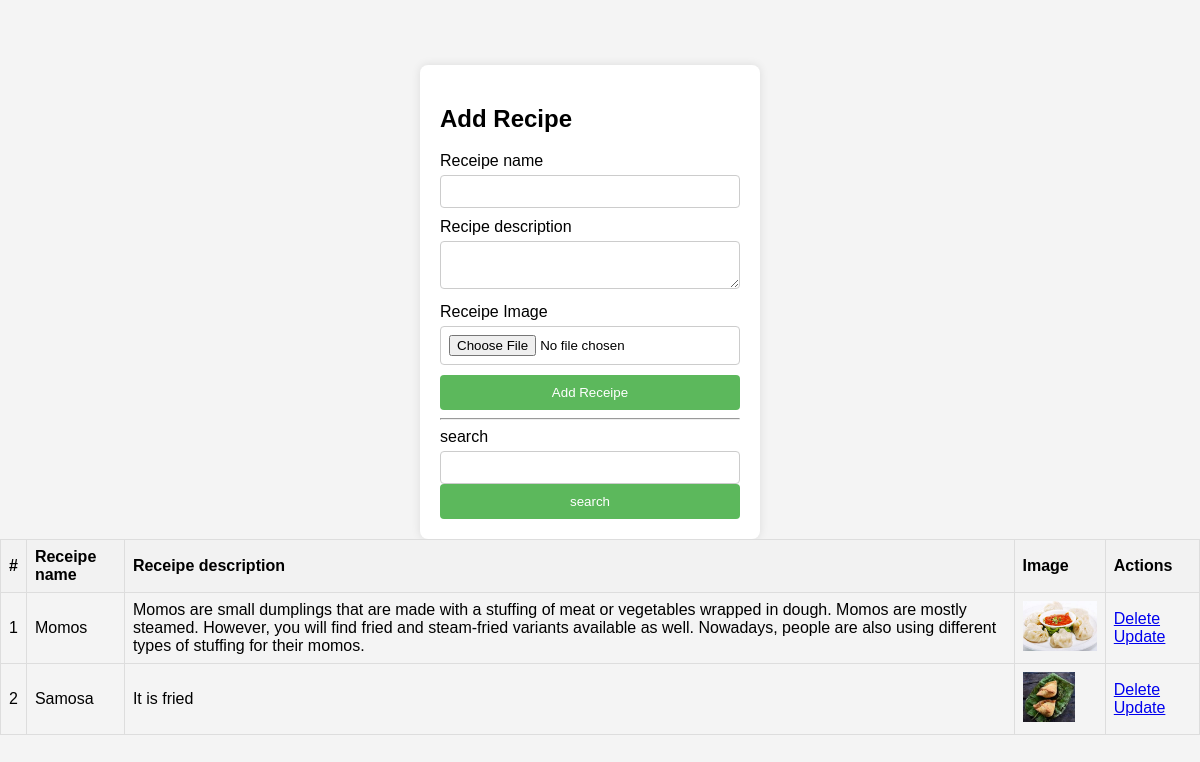
Screenshot of /receipes/ with the database file from the repository.
### myfirst/food/models.py (models this page shows)
class Receipe(models.Model):
    user=models.ForeignKey(User,on_delete=models.SET_NULL,null=True,blank=True)
    receipe_name = models.CharField(max_length=100)
    receipe_description = models.TextField()
    receipe_image = models.ImageField(upload_to="receipe")

### myfirst/food/views.py (the view, shortened to what this page needs)
# urls.py: path('receipes/', receipes, name="receipe"),
def receipes(request):
    queryset = Receipe.objects.all()
    if request.GET.get('search'):
       queryset=queryset.filter(receipe_name__icontains=request.GET.get('search'))
    context = {'receipes': queryset}
    return render(request, 'receipes.html', context)

### myfirst/food/templates/receipes.html (shortened to what this page needs)
<!DOCTYPE html>
<html lang="en">
<head>
</head>
<body>
    <div class="container">
        <div class="form-container">
            <h2>Add Recipe</h2>
            <form id="recipeForm" method="post" enctype="multipart/form-data">
                <div class="input-group">
                    <label for="receipeName">Receipe name</label>
                    <input type="text" id="receipeName" name="receipe_name" required>
                </div>
                <div class="input-group">
                    <label for="description">Recipe description</label>
                    <textarea id="description" name="receipe_description" required></textarea>
                </div>
                <div class="input-group">
                    <label for="receipeImage">Receipe Image</label>
                    <input type="file" id="receipeImage" name="receipe_image" accept="image/*" required>
                </div>
                <button type="submit">Add Receipe</button>
            </form>
            <form>
            <div>
                <hr>
               <label for="search">search</label>
                    <input type="text" id="search" name="search" required>
            </div>
                <button type="submit">search</button>
</form>
        </div>
        <div class="table-container">
            <table class="table">
                <thead>
                    <tr>
                        <th scope="col">#</th>
                        <th scope="col">Receipe name</th>
                        <th scope="col">Receipe description</th>
                        <th scope="col">Image</th>
                        <th scope="col">Actions</th>
                    </tr>
                </thead>
                <tbody>
                    {% for receipe in receipes %}
                    <tr>
                        <td>{{ forloop.counter }}</td>
                        <td>{{ receipe.receipe_name }}</td>
                        <td>{{ receipe.receipe_description }}</td>
                        <td>
                            <img src="/media/{{ receipe.receipe_image }}" style="height : 50px">
                        </td>
                        <td>
    <a href="/delete-receipe/{{receipe.id}}/"class="btn btn-danger">Delete</a>
                                <a href="/update-receipe/{{receipe.id}}/"class="btn btn-success">Update</a>
</td>
                    </tr>
                    {% endfor %}
                </tbody>
            </table>
        </div>
    </div>
</body>
</html>

### myfirst/food/templates/receipes.html (style rules this page uses)
body { font-family: Arial, sans-serif; margin: 0; padding: 0; display: flex; justify-content: center; align-items: center; height: 100vh; background: #f4f4f4; }
.container { display: flex; flex-direction: column; align-items: center; }
.form-container { background: white; padding: 20px; border-radius: 8px; box-shadow: 0 0 10px rgba(0,0,0,0.1); width: 300px; margin-right: 20px; }
.input-group { margin-bottom: 10px; }
input[type="text"], textarea, input[type="file"] { width: 100%; padding: 8px; margin-top: 5px; box-sizing: border-box; border-radius: 4px; border: 1px solid #ccc; }
button { width: 100%; padding: 10px; background-color: #5cb85c; color: white; border: none; border-radius: 4px; cursor: pointer; }
.table-container { width: 100%; }
.table { width: 100%; border-collapse: collapse; }
.table th, .table td { border: 1px solid #ddd; padding: 8px; text-align: left; }
.table th { background-color: #f2f2f2; }

### rows the page displays
Receipe: receipe_name "Momos", receipe_description "Momos are small dumplings that are made with a stuffing of meat or vegetables wrapped in dough. Momos are mostly steamed. However, you will find fried and steam-fried variants available as well. Nowadays, people are also using different types of stuffing for their momos.", receipe_image (picture)
Receipe: receipe_name "Samosa", receipe_description "It is fried", receipe_image (picture)
